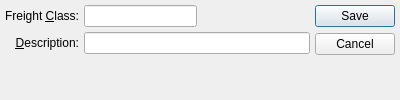
<?xml version="1.0" encoding="UTF-8"?>
<ui version="4.0">
 <comment>This file is part of the xTuple ERP: PostBooks Edition, a free and
open source Enterprise Resource Planning software suite,
Copyright (c) 1999-2019 by OpenMFG LLC, d/b/a xTuple.
It is licensed to you under the Common Public Attribution License
version 1.0, the full text of which (including xTuple-specific Exhibits)
is available at www.xtuple.com/CPAL.  By using this software, you agree
to be bound by its terms.</comment>
 <class>freightClass</class>
 <widget class="QDialog" name="freightClass">
  <property name="geometry">
   <rect>
    <x>0</x>
    <y>0</y>
    <width>400</width>
    <height>100</height>
   </rect>
  </property>
  <property name="windowTitle">
   <string>Freight Class</string>
  </property>
  <layout class="QGridLayout" name="gridLayout">
   <item row="0" column="0">
    <layout class="QVBoxLayout">
     <item>
      <layout class="QGridLayout">
       <item row="0" column="0">
        <widget class="QLabel" name="_freightClassLit">
         <property name="text">
          <string>Freight &amp;Class:</string>
         </property>
         <property name="alignment">
          <set>Qt::AlignRight|Qt::AlignTrailing|Qt::AlignVCenter</set>
         </property>
         <property name="buddy">
          <cstring>_freightClass</cstring>
         </property>
        </widget>
       </item>
       <item row="0" column="1">
        <layout class="QHBoxLayout">
         <item>
          <widget class="XLineEdit" name="_freightClass"/>
         </item>
         <item>
          <spacer>
           <property name="orientation">
            <enum>Qt::Horizontal</enum>
           </property>
           <property name="sizeType">
            <enum>QSizePolicy::Expanding</enum>
           </property>
           <property name="sizeHint" stdset="0">
            <size>
             <width>0</width>
             <height>20</height>
            </size>
           </property>
          </spacer>
         </item>
        </layout>
       </item>
       <item row="1" column="0">
        <widget class="QLabel" name="_descriptionLit">
         <property name="text">
          <string>&amp;Description:</string>
         </property>
         <property name="alignment">
          <set>Qt::AlignRight|Qt::AlignTrailing|Qt::AlignVCenter</set>
         </property>
         <property name="buddy">
          <cstring>_description</cstring>
         </property>
        </widget>
       </item>
       <item row="1" column="1">
        <widget class="XLineEdit" name="_description"/>
       </item>
      </layout>
     </item>
     <item>
      <spacer>
       <property name="orientation">
        <enum>Qt::Vertical</enum>
       </property>
       <property name="sizeType">
        <enum>QSizePolicy::Expanding</enum>
       </property>
       <property name="sizeHint" stdset="0">
        <size>
         <width>20</width>
         <height>0</height>
        </size>
       </property>
      </spacer>
     </item>
    </layout>
   </item>
   <item row="0" column="1">
    <widget class="QDialogButtonBox" name="_buttonBox">
     <property name="orientation">
      <enum>Qt::Vertical</enum>
     </property>
     <property name="standardButtons">
      <set>QDialogButtonBox::Cancel|QDialogButtonBox::Save</set>
     </property>
    </widget>
   </item>
  </layout>
 </widget>
 <layoutdefault spacing="5" margin="5"/>
 <customwidgets>
  <customwidget>
   <class>XLineEdit</class>
   <extends>QLineEdit</extends>
   <header>xlineedit.h</header>
   <container>1</container>
  </customwidget>
 </customwidgets>
 <tabstops>
  <tabstop>_freightClass</tabstop>
  <tabstop>_description</tabstop>
 </tabstops>
 <includes>
  <include location="global">parameter.h</include>
 </includes>
 <resources/>
 <connections/>
</ui>
